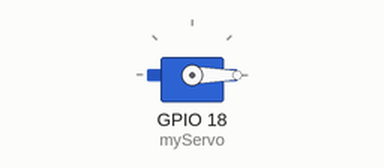
Recording of a sketch running on a simulated ESP32. Shown: servo.

Above: at 0.0 s.
At 60.0 s:
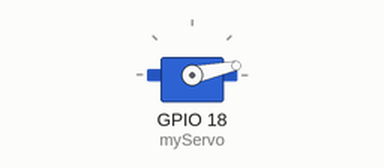
At 125.0 s:
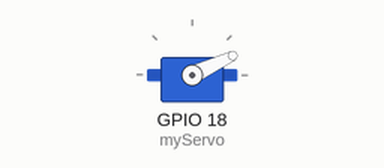
Timing chart, 0 to 126.5 s (numbered marks = the images above):
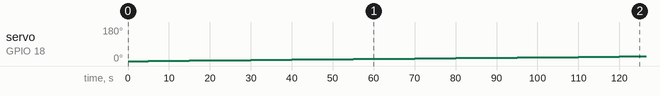

Measured:
- by itself, servo on GPIO 18 (myServo): moves from 0° to 25° over 120 s

The sketch:

SERVOFUNCIONOU.ino
```cpp
#include <ESP32Servo.h> // Inclui a biblioteca ESP32Servo

Servo myServo; // Cria um objeto Servo

void setup() {
  myServo.attach(18); // Conecta o pino de controle ao GPIO 18 do ESP32
}

void loop() {
  // Move o servo de 0 a 180 graus
  for (int pos = 0; pos <= 180; pos += 1) {
    myServo.write(pos); // Diz ao servo para ir para a posição "pos"
    delay(5000);          // Aguarda 15 ms para o servo alcançar a posição
  }

  // Move o servo de 180 a 0 graus
  for (int pos = 180; pos >= 0; pos -= 1) {
    myServo.write(pos); // Diz ao servo para ir para a posição "pos"
    delay(5000);          // Aguarda 15 ms para o servo alcançar a posição
  }
}
```
